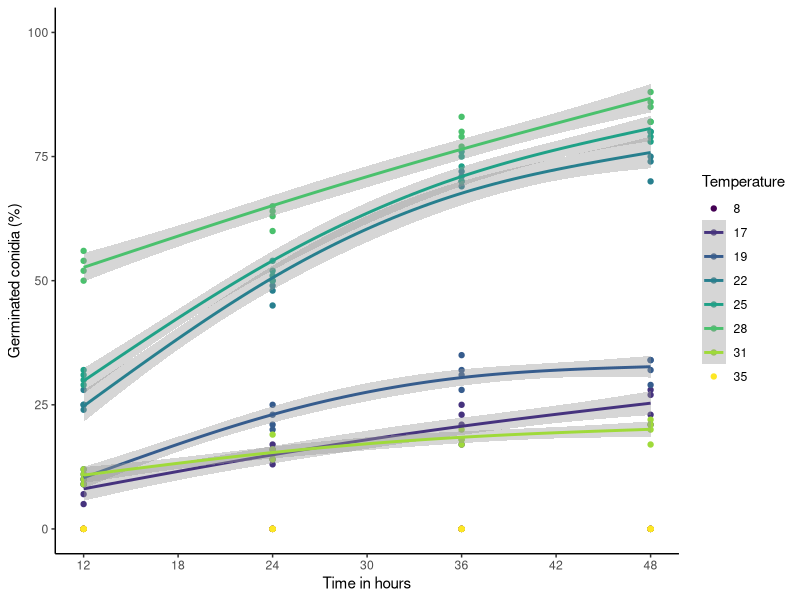
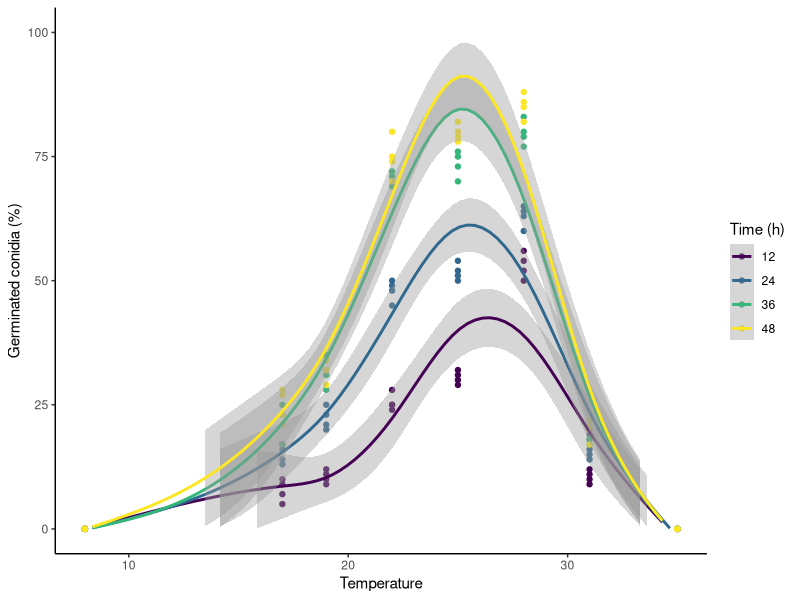
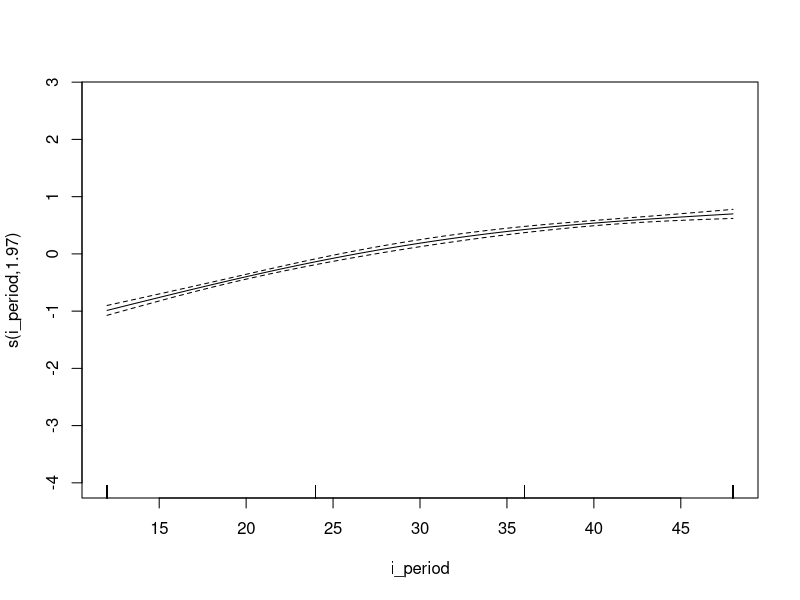
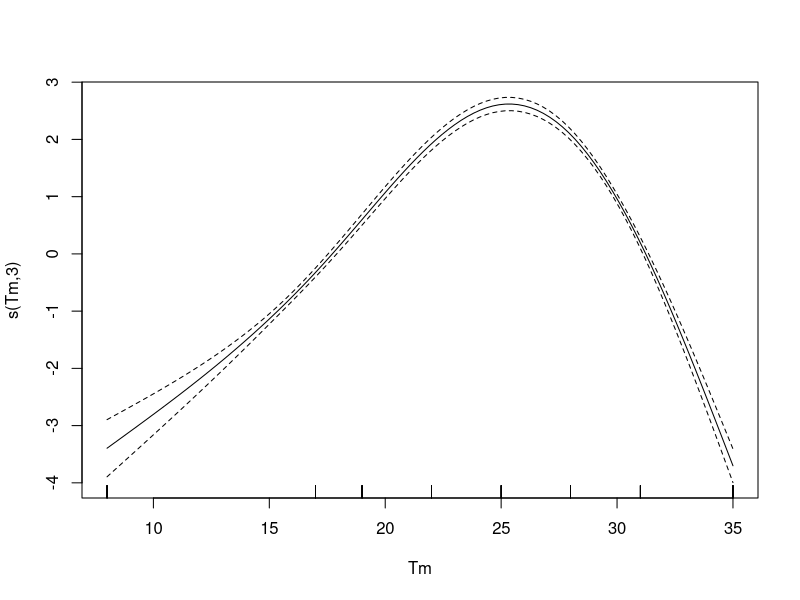
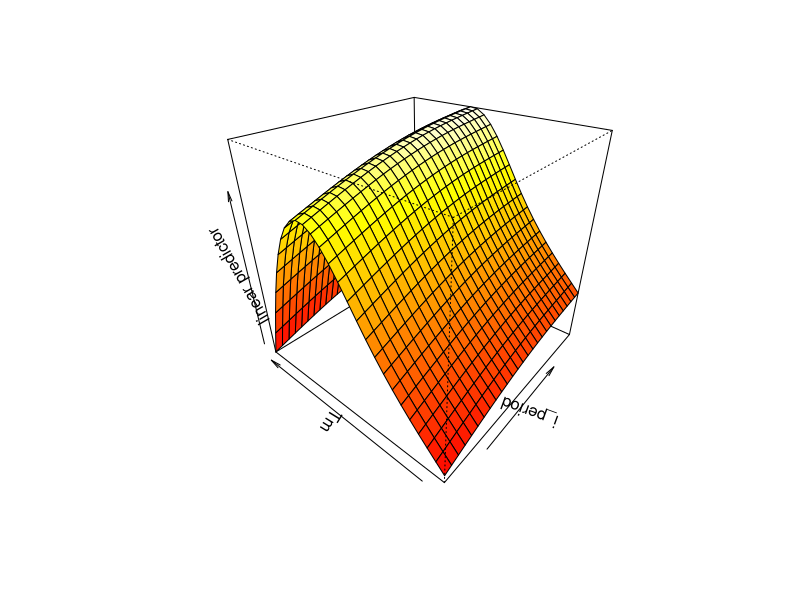
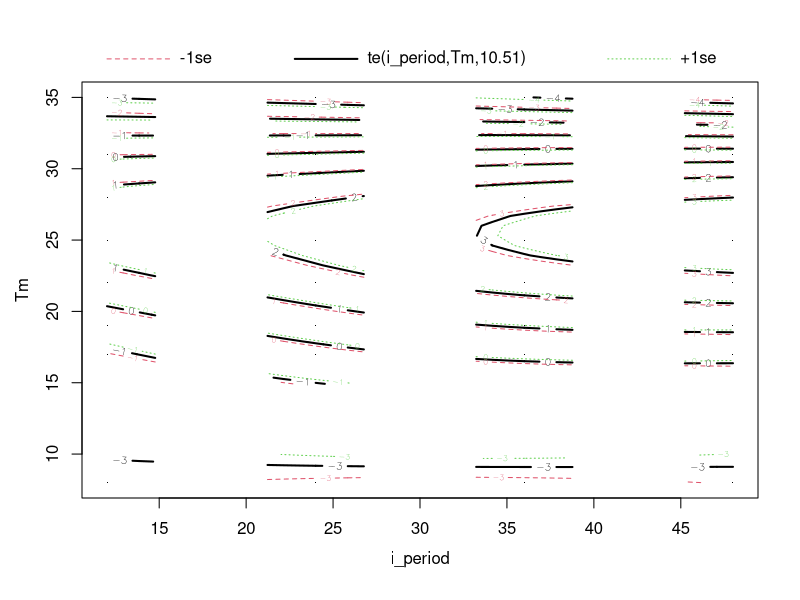
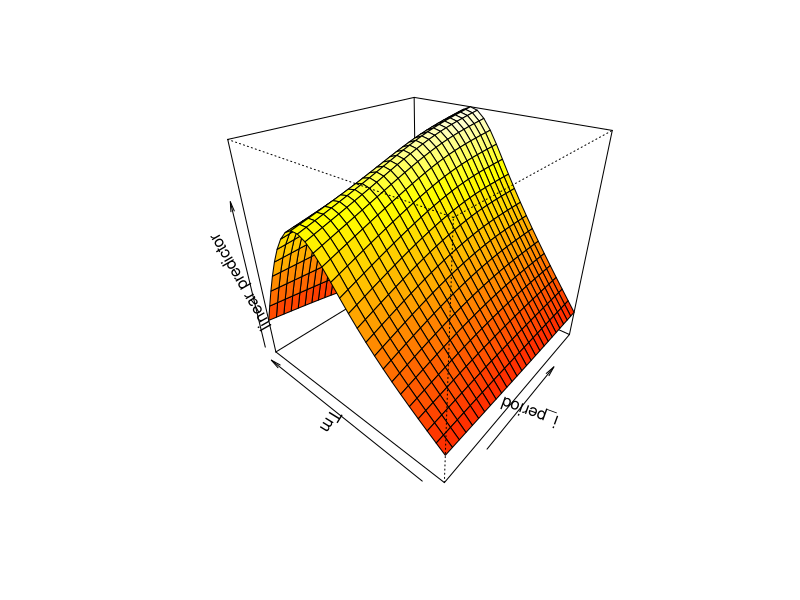
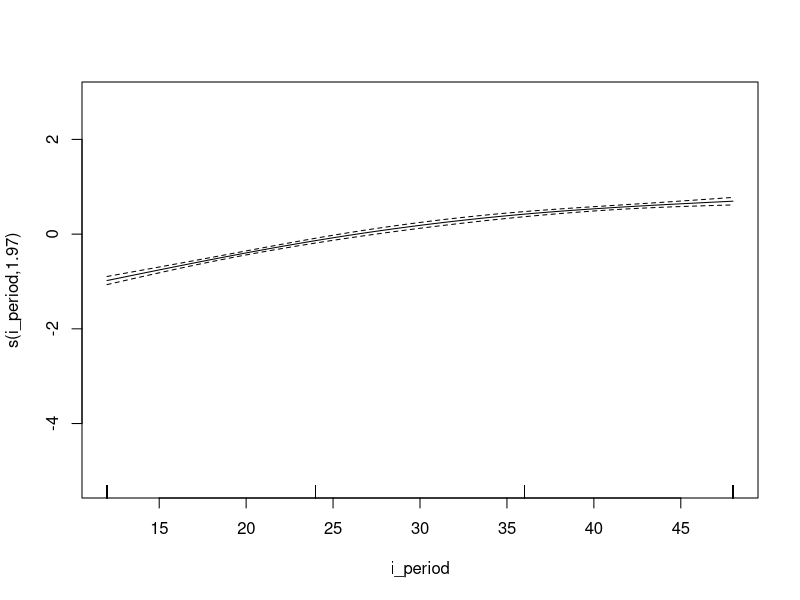

Generate these figures, in order, with R:
## ---- chunk 1
library(data.table)
library(mgcv)
library(lme4)
library(ggplot2)
## ---- chunk 2
g_tm <- fread("cache/germination_temperature.csv")
g_vpd <- fread("cache/germination_response_to_vpd.csv")
## ---- chunk 3
head(g_tm)
str(g_tm)
## ---- chunk 4
g_tm |>
   ggplot(aes(x = i_period, y = germ_conidia, colour = as.factor(Tm))) + 
   geom_point()+
   geom_smooth(method = "gam",formula = y ~ s(x, k = 3))+
   scale_color_viridis_d()+
   xlab("Time in hours")+
   ylab("Germinated conidia (%)")+
   labs(colour = "Temperature")+
   theme_classic()+
   scale_x_continuous(limits = c(12,48), breaks = c(12,18,24,30,36,42,48))+
   scale_y_continuous(limits = c(0,100), n.breaks = 5)
   
## ---- chunk 5
g_tm |>
   ggplot(aes(x = Tm, y = germ_conidia, colour = as.factor(i_period))) + 
   geom_point()+
   geom_smooth(method = "gam",formula = y ~ s(x, k = 6))+
   scale_color_viridis_d()+
   xlab("Temperature")+
   ylab("Germinated conidia (%)")+
   labs(colour = "Time (h)")+
   theme_classic()+
   #scale_x_continuous(limits = c(12,48), breaks = c(12,18,24,30,36,42,48))+
   scale_y_continuous(limits = c(0,100), n.breaks = 5)
## ---- chunk 6
m1 <- gam(cbind(germ_conidia, non_germ_conidia) ~ s(i_period, k=3) + s(Tm, k =4), 
          data = g_tm,
          family = "binomial")
summary(m1)
plot(m1)
vis.gam(m1,
        theta = -50, # horizontal rotation
        phi = 30, # vertical rotation
        n.grid = max(g_tm$Tm) - min(g_tm$Tm) # grid cells
        )
## ---- chunk 7
m2 <- gam(cbind(germ_conidia, non_germ_conidia) ~ te(i_period, Tm, k = 4),
          data = g_tm,
          family = "binomial")
summary(m2)
plot(m2)
vis.gam(m2, 
        theta = -50, # horizontal rotation
        phi = 30, # vertical rotation
        n.grid = max(g_tm$Tm) - min(g_tm$Tm) # grid cells
        )
## ---- chunk 8
anova(m1,m2, test = "Chisq")
## ---- chunk 9
m3 <- gam(cbind(germ_conidia, non_germ_conidia) ~ s(i_period, k=3) + s(Tm, k =4, bs = "ps"),
          data = g_tm,
          family = "binomial")
summary(m3)
plot(m3)
vis.gam(m3,
        theta = -50, # horizontal rotation
        phi = 30, # vertical rotation
        n.grid = max(g_tm$Tm) - min(g_tm$Tm) # grid cells
        )
## ---- chunk 10
anova(m2,m3, test = "Chisq")
## ---- chunk 11
m4 <- gam(cbind(germ_conidia, non_germ_conidia) ~ s(i_period, k=3) + s(Tm, k =4, bs = "cp"),
          data = g_tm,
          family = "binomial")
summary(m4)
plot(m4)
vis.gam(m4,
        theta = -50, # horizontal rotation
        phi = 30, # vertical rotation
        n.grid = max(g_tm$Tm) - min(g_tm$Tm) # grid cells
        )
## ---- chunk 12
anova(m3,m4, test = "Chisq")
## ---- chunk 13
m5 <- gam(cbind(germ_conidia, non_germ_conidia) ~ s(i_period, k=3) + s(Tm, k =6, bs = "ps"),
          data = g_tm,
          family = "binomial")
summary(m5)
plot(m5)
vis.gam(m5,
        theta = -50, # horizontal rotation
        phi = 30, # vertical rotation
        n.grid = max(g_tm$Tm) - min(g_tm$Tm) # grid cells
        )
## ---- chunk 14
anova(m4,m5, test = "Chisq")
## ---- chunk 15
AIC(m1,m2,m3,m4,m5)
